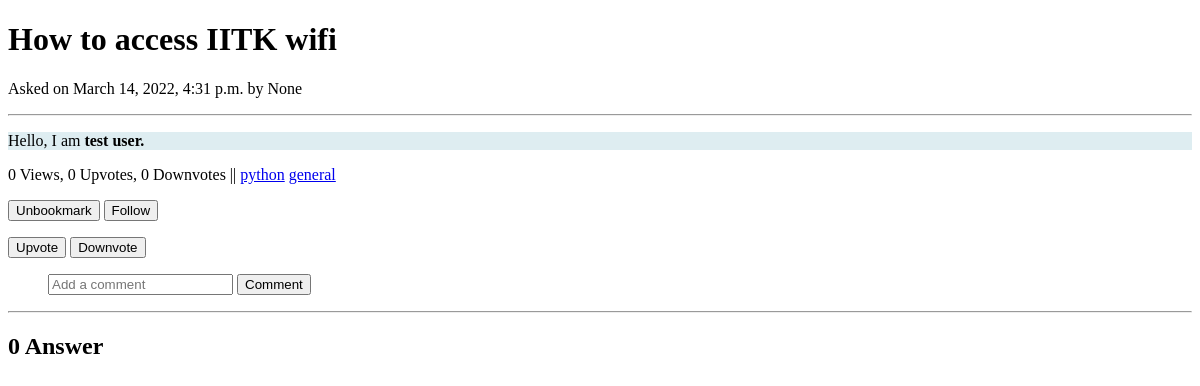
The app's page /questions/1 (signed in), older data.
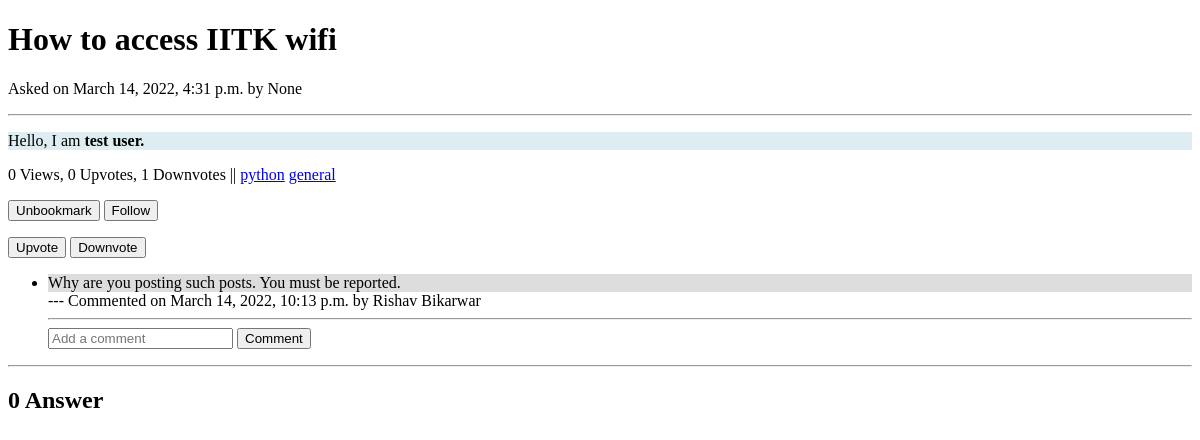
The same page, newer data.
### questions/models.py (models this page shows, shortened)
class Question(Content):
    title = models.CharField(max_length=200)
    tags = models.ManyToManyField(to='tags.Tag', blank=True)
    viewedBy = models.ManyToManyField(to='users.User', related_name='viewedBy', blank=True)

### home/models.py (models this page shows, shortened)
class Content(models.Model):
    text = RichTextField()
    author = models.ForeignKey(to='users.User', on_delete=models.SET_NULL, related_name='author', null=True)
    anonymous = models.BooleanField(default=False)
    pub_date = models.DateTimeField('date published', default=datetime.now())
    likedBy = models.ManyToManyField(to='users.User', related_name='likedBy', blank=True)
    dislikedBy = models.ManyToManyField(to='users.User', related_name='dislikedBy', blank=True)
    def get_author_name(self):
        if self.anonymous:
            return 'Anonymous User'
        else:
            return self.author.name

### users/models.py (models this page shows, shortened)
class User(AbstractUser):
    username = models.CharField(max_length=20,blank=False)
    email = models.EmailField(
        verbose_name='email address',
        max_length=255,
        unique=True,
        blank=False,
    )
    name = models.CharField(max_length=20, blank=True, null=True)
    roll_no=models.CharField(max_length=8, blank=True, null=True)
    profile_image = models.ImageField(upload_to='profile_image', default='default.jpg')
    blocked = models.BooleanField(default=False)
    followingQuestions = models.ManyToManyField(to='questions.Question', related_name='users_following', blank=True)
    bookmarkQuestions = models.ManyToManyField(to='questions.Question', related_name='users_bookmarked', blank=True)
    favouriteTags = models.ManyToManyField(to='tags.Tag', blank=True)
    notifications = models.ManyToManyField(to='notifications.Notification', blank=True)
    objects = UserInfoManager()
    USERNAME_FIELD = 'email'
    REQUIRED_FIELDS = ['username' ]

### tags/models.py (models this page shows, shortened)
class Tag(models.Model):
    name = models.CharField(max_length=50)

### comments/models.py (models this page shows)
class Comment(Content):
    PARENT_OBJECT_TYPE = (
        ('q', 'Question'),
        ('a', 'Answer'),
    )
    parentObjType = models.CharField(max_length=1, choices=PARENT_OBJECT_TYPE)
    parentObjQ = models.ForeignKey(to='questions.Question', on_delete=models.CASCADE, blank=True, null=True)
    parentObjA = models.ForeignKey(to='answers.Answer', on_delete=models.CASCADE, blank=True, null=True)

### questions/views.py (the view)
# urls.py: path('<int:question_id>', views.view_question, name='view_question'),
def view_question(request, question_id):
    if not request.user.is_authenticated:
        return HttpResponseRedirect(reverse('login'))
    question = Question.objects.get(id=question_id)
    context = {
        'question': question,
        'user': request.user,
        'bookmarked': question.users_bookmarked.filter(id=request.user.id).exists(),
        'followed': question.users_following.filter(id=request.user.id).exists(),
        'reported': question.report_set.filter(reportedUser=request.user).exists(),
    }
    return render(request, 'questions/view_ques.html', context)

### questions/templates/questions/view_ques.html (shortened to what this page needs)
<!DOCTYPE html>
<html lang="en">
<head>
</head>
<body>
    <h1>{{question.title}}</h1>
    <p>
        Asked on {{question.pub_date}} by {{question.get_author_name}} <br><hr>
        <div style="background-color:rgb(222, 237, 241);">{{question.text|safe}}</div>
        {{question.viewedBy.count}} Views, {{question.likedBy.count}} Upvotes, {{question.dislikedBy.count}} Downvotes ||
        {% for tag in question.tags.all %}
            <a href="/questions/tag/{{tag.name}}">{{tag.name}}</a>
        {% endfor %}
    </p>
    <p>
        <form action="{% url 'follow_bookmark' question.id %}" method="POST">
            {% if bookmarked %}
                <button type="submit", name="action", value="unbookmark">Unbookmark</button>
            {% else %}
                <button type="submit" name="action", value="bookmark">Bookmark</button>
            {% endif %}
            {% if followed %}
                <button type="submit" name="action", value="unfollow">Unfollow</button>
            {% else %}
                <button type="submit" name="action", value="follow">Follow</button>
            {% endif %}
        </form>
    </p>
    <form action="{% url 'vote' question.id %}" method="POST">
        <button type="submit", name="vote",  value="upvote">Upvote</button>
        <button type="submit", name="vote",  value="downvote">Downvote</button>
    </form>
    <ul>
        {% for comment in question.comment_set.all %}
            <li>
                <div style="background-color:#ddd;">{{comment.text|safe}}</div>
                --- Commented on {{comment.pub_date}} by {{comment.author.name}}
            </li>
            <hr>
        {% endfor %}
        <form action="{% url 'add_comment' question.id %}" method="POST">
            <input type="text" maxlength="200" name="comment_text" placeholder="Add a comment">
            <button type="submit", name="question_id",  value={{question.id}}>Comment</button>
        </form>
    </ul>
    <hr>
    <h2>{{ question.answer_set.count }} Answer</h2>
</body>
</html>

Row changes from the older to the newer data that the page shows:
computed for Content "Hello, I am test user.": dislikedBy.count "0" → "1"
added Comment: text "Why are you posting such posts. You must be reported.", pub_date "March 14, 2022, 10:13 p.m.", author.name "Rishav Bikarwar"
